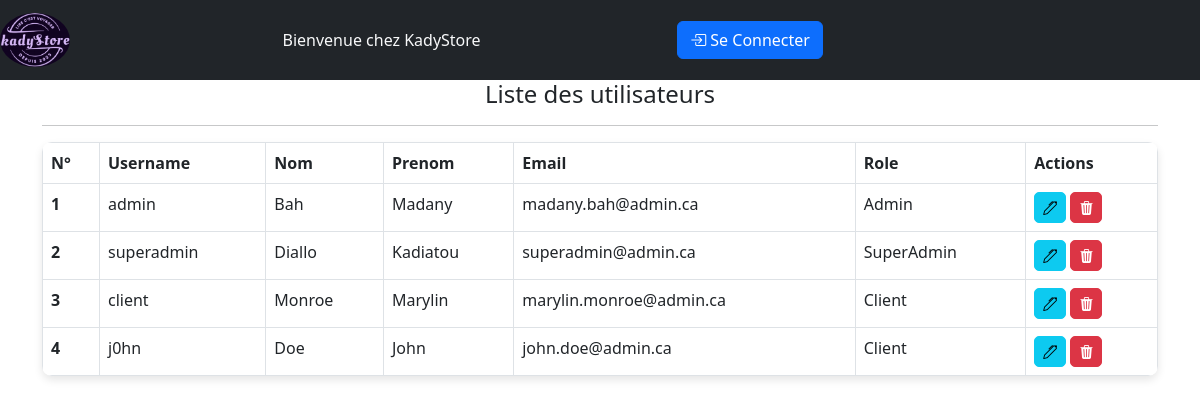
Screenshot of /GestionUsers.php with the database file from the repository.
### tables this page shows
CREATE TABLE `user` (
  `id` bigint(20) NOT NULL,
  `user_name` varchar(50) NOT NULL,
  `email` varchar(50) NOT NULL,
  `pwd` varchar(255) NOT NULL,
  `fname` varchar(50) NOT NULL,
  `lname` varchar(50) NOT NULL,
  `billing_address_id` bigint(20) NOT NULL,
  `shipping_address_id` bigint(20) NOT NULL,
  `token` varchar(255) NOT NULL,
  `role_id` bigint(20) NOT NULL
);

### includes/fonctions.php (called while the page is built, shortened)
<?php
function connexionDB()
{
    $dbhost = "localhost";
    $dbuser = "root";
    $dbpassword = "";
    $dbname = "ecommerce";
    $dbport = 3306;
    $conn = mysqli_connect($dbhost, $dbuser, $dbpassword, $dbname, $dbport);
    return $conn;
}
function getAllUsers()
{
    $conn = connexionDB();
    $sql = "SELECT * FROM User;";
    $stmt = $conn->prepare($sql);
    $stmt->execute();
    $resultats = $stmt->get_result();
    $users = array();
    foreach ($resultats as $user) {
        $users[] = $user;
    }
    return $users;
}
?>

### GestionUsers.php (the view)
<?php
include "./public/headers.php";
$users = getAllUsers();
?>
<main>
    <section>
        <div class="registerfrm">
            <div class="container">
                <div class="row">
                    <div class="col-md-12">
                        <center>
                            <h4>Liste des utilisateurs</h4>
                        </center>
                        <hr>
                            <table class="table table-bordered" style="border-radius: 10px; overflow: hidden; box-shadow: 0 4px 8px rgba(0, 0, 0, 0.1);">
                                <thead class="thead-dark">
                                    <tr>
                                        <th>N°</th>
                                        <th>Username</th>
                                        <th>Nom</th>
                                        <th>Prenom</th>
                                        <th>Email</th>
                                        <th>Role</th>
                                        <th>Actions</th>
                                    </tr>
                                </thead>
                                <tbody>
                                    <?php foreach ($users as $user) { ?>
                                        <tr>
                                            <th scope="row"><?php echo $user['id']; ?></th>
                                            <td><?php echo $user['user_name']; ?></td>
                                            <td><?php echo $user['lname']; ?></td>
                                            <td><?php echo $user['fname']; ?></td>
                                            <td><?php echo $user['email']; ?></td>
                                            <td>
                                                <?php
                                                    $role_id = $user['role_id'];
                                                    if ($role_id == 0) {
                                                        echo "SuperAdmin";
                                                    } elseif ($role_id == 1) {
                                                        echo "Admin";
                                                    } elseif ($role_id == 2) {
                                                        echo "Client";
                                                    } else {
                                                        echo "Inconnu";
                                                    }
                                                ?>
                                            </td>
                                            <td>
                                                <a href="editUser.php?id=<?php echo $user['id']; ?>" class="btn btn-info btn-sm" title="Éditer" style="border-radius: 5px;">
                                                    <i class="bi bi-pen"></i>
                                                </a>
                                                <a href="SupprimerUser.php?id=<?php echo $user['id']; ?>" class="btn btn-danger btn-sm" title="Supprimer" style="border-radius: 5px;">
                                                    <i class="bi bi-trash3-fill"></i>
                                                </a>
                                            </td>
                                        </tr>
                                    <?php } ?>
                                </tbody>
                            </table>
                    </div>
                </div>
            </div>
        </div>
    </section>
</main>
</body>
</html>

### rows the page displays
user: id "1", user_name "admin", lname "Bah", fname "Madany", email "madany.bah@admin.ca", shows "Admin"
user: id "2", user_name "superadmin", lname "Diallo", fname "Kadiatou", email "superadmin@admin.ca", shows "SuperAdmin"
user: id "3", user_name "client", lname "Monroe", fname "Marylin", email "marylin.monroe@admin.ca", shows "Client"
user: id "4", user_name "j0hn", lname "Doe", fname "John", email "john.doe@admin.ca", shows "Client"
